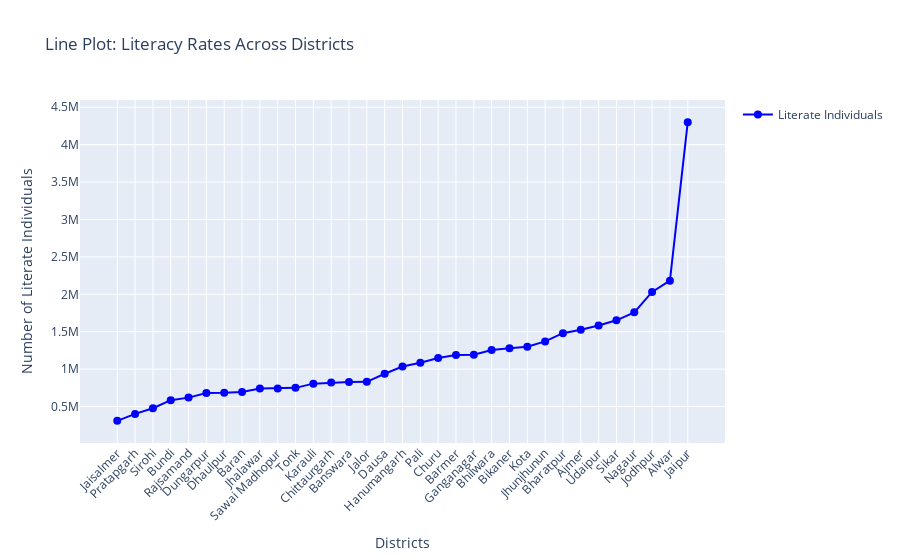

The notebook cell this image was saved under:
### Markdown cell above
#### 3.7 Line Plot

### Code cell
# Prepare the data for literacy rates
literacy_data = df[["District name", "Literate"]]

# Sort by literacy rate for better trend visualization
literacy_data_sorted = literacy_data.sort_values(by="Literate")

# Create the line plot
fig = go.Figure()

fig.add_trace(
    go.Scatter(
        x=literacy_data_sorted["District name"],
        y=literacy_data_sorted["Literate"],
        mode="lines+markers",
        name="Literate Individuals",
        line=dict(color="blue"),
        marker=dict(size=8, color="blue"),
    )
)

# Update the layout
fig.update_layout(
    title="Line Plot: Literacy Rates Across Districts",
    xaxis_title="Districts",
    yaxis_title="Number of Literate Individuals",
    xaxis_tickangle=-45,  # Rotate x-axis labels for better readability
    showlegend=True,
)

# Show the plot
fig.show()

### Figure 1 — Plotly figure (JSON) as saved in the notebook; plotly's stock layout.template omitted (floating-point values rounded to 4 significant figures)
{"data": [{"line": {"color": "blue"}, "marker": {"color": "blue", "size": 8}, "mode": "lines+markers", "name": "Literate Individuals", "type": "scatter", "x": ["Jaisalmer", "Pratapgarh", "Sirohi", "Bundi", "Rajsamand", "Dungarpur", "Dhaulpur", "Baran", "Jhalawar", "Sawai Madhopur", "Tonk", "Karauli", "Chittaurgarh", "Banswara", "Jalor", "Dausa", "Hanumangarh", "Pali", "Churu", "Barmer", "Ganganagar", "Bhilwara", "Bikaner", "Kota", "Jhunjhunun", "Bharatpur", "Ajmer", "Udaipur", "Sikar", "Nagaur", "Jodhpur", "Alwar", "Jaipur"], "y": [308653, 401515, 476806, 585044, 619139, 681591, 683098, 693307, 739792, 741748, 749659, 805849, 821825, 829343, 829582, 938051, 1034136, 1085693, 1149269, 1188322, 1193343, 1256126, 1278801, 1298345, 1370360, 1480869, 1526673, 1582629, 1652117, 1758624, 2031532, 2182476, 4300965]}], "layout": {"showlegend": true, "title": {"text": "Line Plot: Literacy Rates Across Districts"}, "xaxis": {"tickangle": -45, "title": {"text": "Districts"}}, "yaxis": {"title": {"text": "Number of Literate Individuals"}}}}
